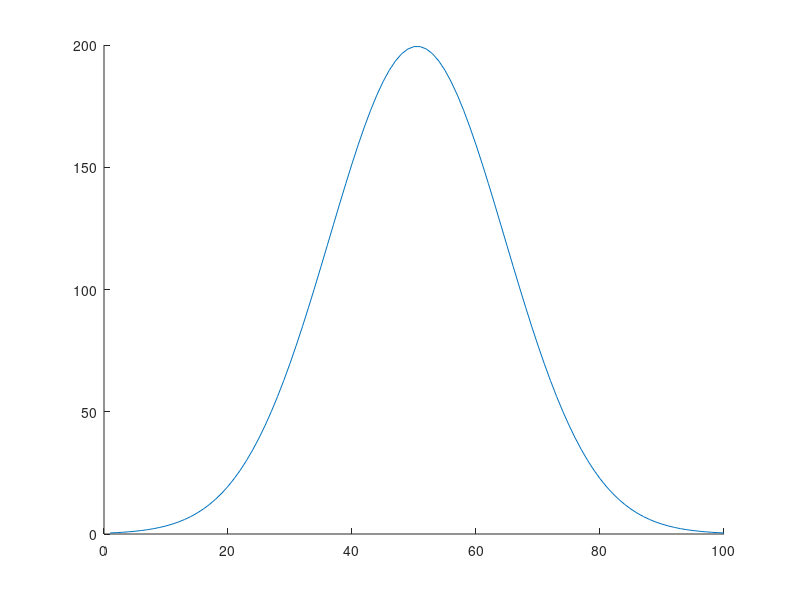

Write the MATLAB code that produced this figure. (Note: this script raises an error after producing the figure.)
% Brandon Frazier
% 9/18/24 HW2

%% GLOBALS
mu = 10 * 10^-3;
stdDev = 2 * 10^-3;

%% PART ONE
Ptheory = normcdf([11*10^-3 15*10^-3], mu, stdDev);
Ptheory = Ptheory(2) - Ptheory(1);

%% PART TWO

delays = stdDev .* randn(1000, 1) + mu;

%% PART THREE

val = sum((delays < 15 * 10^-3) &  (delays > 11 * 10^-3));
Pexp = val/numel(delays);


%% PART FOUR (tentative)

relError = abs(((Pexp - Ptheory)/Ptheory)) * 100;

%% PART FIVE (tentative)

hold on 
% PART A

plot(normpdf(linspace(.003, .017), mu, stdDev))

% PART B
histogram(delays)

hold off
